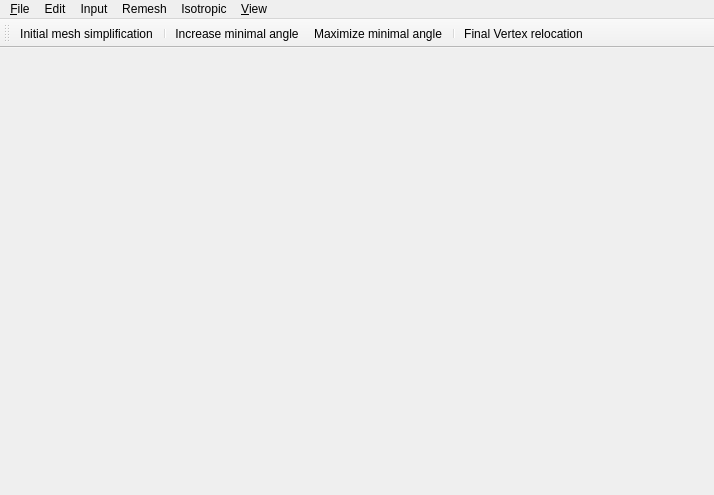
<?xml version="1.0" encoding="UTF-8"?>
<ui version="4.0">
 <class>MainWindow</class>
 <widget class="QMainWindow" name="MainWindow">
  <property name="geometry">
   <rect>
    <x>0</x>
    <y>0</y>
    <width>714</width>
    <height>495</height>
   </rect>
  </property>
  <property name="windowTitle">
   <string>RobustRemeshing</string>
  </property>
  <property name="windowIcon">
   <iconset resource="robust_remeshing.qrc">
    <normaloff>:/cgal/icons/resources/cgal_logo.xpm</normaloff>:/cgal/icons/resources/cgal_logo.xpm</iconset>
  </property>
  <property name="styleSheet">
   <string notr="true"/>
  </property>
  <property name="locale">
   <locale language="English" country="UnitedStates"/>
  </property>
  <widget class="QWidget" name="centralwidget">
   <property name="autoFillBackground">
    <bool>false</bool>
   </property>
   <property name="styleSheet">
    <string notr="true"/>
   </property>
   <layout class="QGridLayout" name="gridLayout">
    <item row="1" column="0">
     <widget class="Viewer" name="viewer" native="true">
      <property name="layoutDirection">
       <enum>Qt::LeftToRight</enum>
      </property>
      <property name="autoFillBackground">
       <bool>true</bool>
      </property>
      <property name="locale">
       <locale language="English" country="UnitedStates"/>
      </property>
     </widget>
    </item>
   </layout>
  </widget>
  <widget class="QMenuBar" name="menubar">
   <property name="geometry">
    <rect>
     <x>0</x>
     <y>0</y>
     <width>714</width>
     <height>30</height>
    </rect>
   </property>
   <widget class="QMenu" name="menuFile">
    <property name="title">
     <string>&amp;File</string>
    </property>
    <addaction name="actionFile_open"/>
    <addaction name="actionFile_open_input"/>
    <addaction name="actionFile_open_remesh"/>
    <addaction name="actionFile_save_remesh_as"/>
    <addaction name="separator"/>
    <addaction name="actionFile_quit"/>
   </widget>
   <widget class="QMenu" name="menuView">
    <property name="title">
     <string>&amp;View</string>
    </property>
    <widget class="QMenu" name="menuView_facet_sample_properties">
     <property name="title">
      <string>Facet sample properties</string>
     </property>
     <addaction name="actionView_facet_feature_intensities"/>
     <addaction name="actionView_facet_capacities"/>
     <addaction name="actionView_facet_weights"/>
    </widget>
    <widget class="QMenu" name="menuView_all_sample_properties">
     <property name="title">
      <string>All sample properties</string>
     </property>
     <addaction name="actionView_all_sample_feature_intensities"/>
     <addaction name="actionView_all_sample_capacities"/>
     <addaction name="actionView_all_sample_weights"/>
    </widget>
    <widget class="QMenu" name="menuView_vertex_sample_properties">
     <property name="title">
      <string>Vertex sample properties</string>
     </property>
     <addaction name="actionView_vertex_feature_intensities"/>
     <addaction name="actionView_vertex_capacities"/>
     <addaction name="actionView_vertex_weights"/>
    </widget>
    <widget class="QMenu" name="menuView_edge_sample_properties">
     <property name="title">
      <string>Edge sample properties</string>
     </property>
     <addaction name="actionView_edge_feature_intensities"/>
     <addaction name="actionView_edge_capacities"/>
     <addaction name="actionView_edge_weights"/>
    </widget>
    <widget class="QMenu" name="menuView_polyhedron_properties">
     <property name="title">
      <string>Polyhedron properties</string>
     </property>
     <widget class="QMenu" name="menuView_samples_and_links">
      <property name="title">
       <string>Samples and links</string>
      </property>
      <addaction name="actionView_facet_in_start_points"/>
      <addaction name="actionView_facet_in_end_points"/>
      <addaction name="actionView_facet_in_links"/>
      <addaction name="actionView_facet_out_start_points"/>
      <addaction name="actionView_facet_out_end_points"/>
      <addaction name="actionView_facet_out_links"/>
      <addaction name="separator"/>
      <addaction name="actionView_edge_in_start_points"/>
      <addaction name="actionView_edge_in_end_points"/>
      <addaction name="actionView_edge_in_links"/>
      <addaction name="actionView_edge_out_start_points"/>
      <addaction name="actionView_edge_out_end_points"/>
      <addaction name="actionView_edge_out_links"/>
      <addaction name="separator"/>
      <addaction name="actionView_vertex_in_start_points"/>
      <addaction name="actionView_vertex_in_end_points"/>
      <addaction name="actionView_vertex_in_links"/>
      <addaction name="actionView_vertex_out_start_points"/>
      <addaction name="actionView_vertex_out_end_points"/>
      <addaction name="actionView_vertex_out_links"/>
     </widget>
     <addaction name="actionView_minimal_angle"/>
     <addaction name="separator"/>
     <addaction name="actionView_polyhedron_facets_plain"/>
     <addaction name="actionView_polyhedron_facets_errors"/>
     <addaction name="separator"/>
     <addaction name="menuView_samples_and_links"/>
    </widget>
    <widget class="QMenu" name="menuView_feature_intensities">
     <property name="title">
      <string>Feature intensities</string>
     </property>
     <addaction name="actionView_polyhedron_facets_ifi"/>
     <addaction name="actionView_element_classifications"/>
     <addaction name="separator"/>
     <addaction name="actionView_gaussian_curvatures"/>
     <addaction name="actionView_maximal_normal_dihedrals"/>
     <addaction name="separator"/>
     <addaction name="actionView_normal_dihedrals"/>
    </widget>
    <addaction name="actionView_input"/>
    <addaction name="actionView_remesh"/>
    <addaction name="actionView_toggle_input_remesh"/>
    <addaction name="separator"/>
    <addaction name="actionView_polyhedron_edges"/>
    <addaction name="menuView_feature_intensities"/>
    <addaction name="menuView_polyhedron_properties"/>
    <addaction name="separator"/>
    <addaction name="menuView_all_sample_properties"/>
    <addaction name="menuView_vertex_sample_properties"/>
    <addaction name="menuView_edge_sample_properties"/>
    <addaction name="menuView_facet_sample_properties"/>
    <addaction name="separator"/>
   </widget>
   <widget class="QMenu" name="menuInput">
    <property name="title">
     <string>Input</string>
    </property>
    <addaction name="actionInput_eliminate_degenerations"/>
    <addaction name="actionInput_split_long_edges"/>
    <addaction name="separator"/>
    <addaction name="actionInput_properties"/>
   </widget>
   <widget class="QMenu" name="menuRemesh">
    <property name="title">
     <string>Remesh</string>
    </property>
    <addaction name="actionRemesh_reset_from_input"/>
    <addaction name="actionRemesh_generate_links"/>
    <addaction name="separator"/>
    <addaction name="actionRemesh_properties"/>
   </widget>
   <widget class="QMenu" name="menuEdit">
    <property name="title">
     <string>Edit</string>
    </property>
    <addaction name="actionEdit_copy_snapshot"/>
    <addaction name="actionEdit_save_snapshot"/>
    <addaction name="separator"/>
    <addaction name="actionEdit_parameter_settings"/>
   </widget>
   <widget class="QMenu" name="menuIsotropic">
    <property name="title">
     <string>Isotropic</string>
    </property>
    <widget class="QMenu" name="menuGreedy_improve_angle">
     <property name="title">
      <string>Greedy improve angle</string>
     </property>
     <addaction name="actionIsotropic_split_local_longest_edge"/>
     <addaction name="actionIsotropic_increase_minimal_angle"/>
     <addaction name="actionIsotropic_maximize_minimal_angle"/>
    </widget>
    <addaction name="actionIsotropic_remeshing"/>
    <addaction name="separator"/>
    <addaction name="actionIsotropic_initial_mesh_simplification"/>
    <addaction name="menuGreedy_improve_angle"/>
    <addaction name="actionIsotropic_final_Vertex_relocation"/>
   </widget>
   <addaction name="menuFile"/>
   <addaction name="menuEdit"/>
   <addaction name="menuInput"/>
   <addaction name="menuRemesh"/>
   <addaction name="menuIsotropic"/>
   <addaction name="menuView"/>
  </widget>
  <widget class="QToolBar" name="toolBar">
   <property name="windowTitle">
    <string>toolBar</string>
   </property>
   <attribute name="toolBarArea">
    <enum>TopToolBarArea</enum>
   </attribute>
   <attribute name="toolBarBreak">
    <bool>false</bool>
   </attribute>
   <addaction name="actionIsotropic_initial_mesh_simplification"/>
   <addaction name="separator"/>
   <addaction name="actionIsotropic_increase_minimal_angle"/>
   <addaction name="actionIsotropic_maximize_minimal_angle"/>
   <addaction name="separator"/>
   <addaction name="actionIsotropic_final_Vertex_relocation"/>
  </widget>
  <action name="actionFile_quit">
   <property name="text">
    <string>&amp;Quit</string>
   </property>
   <property name="shortcut">
    <string>Ctrl+Q</string>
   </property>
  </action>
  <action name="actionEdit_save_snapshot">
   <property name="text">
    <string>Save snapshot...</string>
   </property>
  </action>
  <action name="actionEdit_copy_snapshot">
   <property name="text">
    <string>Copy snapshot</string>
   </property>
  </action>
  <action name="actionEdit_parameter_settings">
   <property name="text">
    <string>Options...</string>
   </property>
   <property name="shortcut">
    <string>O</string>
   </property>
  </action>
  <action name="actionView_input">
   <property name="text">
    <string>Input</string>
   </property>
   <property name="shortcut">
    <string>I</string>
   </property>
  </action>
  <action name="actionView_remesh">
   <property name="text">
    <string>Remesh</string>
   </property>
   <property name="shortcut">
    <string>R</string>
   </property>
  </action>
  <action name="actionView_toggle_input_remesh">
   <property name="text">
    <string>Toggle input/remesh</string>
   </property>
   <property name="shortcut">
    <string>Space</string>
   </property>
  </action>
  <action name="actionFile_open">
   <property name="text">
    <string>Open...</string>
   </property>
  </action>
  <action name="actionRemesh_reset_from_input">
   <property name="text">
    <string>Reset from input</string>
   </property>
  </action>
  <action name="actionFile_save_remesh_as">
   <property name="text">
    <string>Save remesh as...</string>
   </property>
  </action>
  <action name="actionInput_eliminate_degenerations">
   <property name="text">
    <string>Eliminate degenerations</string>
   </property>
  </action>
  <action name="actionInput_properties">
   <property name="text">
    <string>Properties...</string>
   </property>
  </action>
  <action name="actionRemesh_properties">
   <property name="text">
    <string>Properties...</string>
   </property>
  </action>
  <action name="actionView_facet_in_start_points">
   <property name="checkable">
    <bool>true</bool>
   </property>
   <property name="text">
    <string>Facet in start points</string>
   </property>
  </action>
  <action name="actionView_facet_in_end_points">
   <property name="checkable">
    <bool>true</bool>
   </property>
   <property name="text">
    <string>Facet in end points</string>
   </property>
  </action>
  <action name="actionView_facet_in_links">
   <property name="checkable">
    <bool>true</bool>
   </property>
   <property name="text">
    <string>Facet in links</string>
   </property>
  </action>
  <action name="actionView_facet_out_start_points">
   <property name="checkable">
    <bool>true</bool>
   </property>
   <property name="text">
    <string>Facet out start points</string>
   </property>
  </action>
  <action name="actionView_facet_out_end_points">
   <property name="checkable">
    <bool>true</bool>
   </property>
   <property name="text">
    <string>Facet out end points</string>
   </property>
  </action>
  <action name="actionView_facet_out_links">
   <property name="checkable">
    <bool>true</bool>
   </property>
   <property name="text">
    <string>Facet out links</string>
   </property>
  </action>
  <action name="actionView_edge_in_start_points">
   <property name="checkable">
    <bool>true</bool>
   </property>
   <property name="text">
    <string>Edge in start points</string>
   </property>
  </action>
  <action name="actionView_edge_in_end_points">
   <property name="checkable">
    <bool>true</bool>
   </property>
   <property name="text">
    <string>Edge in end points</string>
   </property>
  </action>
  <action name="actionView_edge_in_links">
   <property name="checkable">
    <bool>true</bool>
   </property>
   <property name="text">
    <string>Edge in links</string>
   </property>
  </action>
  <action name="actionView_edge_out_start_points">
   <property name="checkable">
    <bool>true</bool>
   </property>
   <property name="text">
    <string>Edge out start points</string>
   </property>
  </action>
  <action name="actionView_edge_out_end_points">
   <property name="checkable">
    <bool>true</bool>
   </property>
   <property name="text">
    <string>Edge out end points</string>
   </property>
  </action>
  <action name="actionView_edge_out_links">
   <property name="checkable">
    <bool>true</bool>
   </property>
   <property name="text">
    <string>Edge out links</string>
   </property>
  </action>
  <action name="actionView_vertex_in_start_points">
   <property name="checkable">
    <bool>true</bool>
   </property>
   <property name="text">
    <string>Vertex in start points</string>
   </property>
  </action>
  <action name="actionView_vertex_in_end_points">
   <property name="checkable">
    <bool>true</bool>
   </property>
   <property name="text">
    <string>Vertex in end points</string>
   </property>
  </action>
  <action name="actionView_vertex_in_links">
   <property name="checkable">
    <bool>true</bool>
   </property>
   <property name="text">
    <string>Vertex in links</string>
   </property>
  </action>
  <action name="actionView_vertex_out_start_points">
   <property name="checkable">
    <bool>true</bool>
   </property>
   <property name="text">
    <string>Vertex out start points</string>
   </property>
  </action>
  <action name="actionView_vertex_out_end_points">
   <property name="checkable">
    <bool>true</bool>
   </property>
   <property name="text">
    <string>Vertex out end points</string>
   </property>
  </action>
  <action name="actionView_vertex_out_links">
   <property name="checkable">
    <bool>true</bool>
   </property>
   <property name="text">
    <string>Vertex out links</string>
   </property>
  </action>
  <action name="actionRemesh_generate_links">
   <property name="text">
    <string>Generate links</string>
   </property>
   <property name="shortcut">
    <string>G</string>
   </property>
  </action>
  <action name="actionView_minimal_angle">
   <property name="checkable">
    <bool>true</bool>
   </property>
   <property name="checked">
    <bool>true</bool>
   </property>
   <property name="text">
    <string>Minimal angle</string>
   </property>
   <property name="shortcut">
    <string>M</string>
   </property>
  </action>
  <action name="actionView_gaussian_curvatures">
   <property name="text">
    <string>Vertex Gaussian curvatures</string>
   </property>
  </action>
  <action name="actionView_maximal_normal_dihedrals">
   <property name="text">
    <string>Vertex maximal normal dihedrals</string>
   </property>
  </action>
  <action name="actionView_polyhedron_facets_ifi">
   <property name="text">
    <string>Interpolated feature intensities</string>
   </property>
  </action>
  <action name="actionView_normal_dihedrals">
   <property name="text">
    <string>Edge normal dihedrals</string>
   </property>
  </action>
  <action name="actionView_vertex_feature_intensities">
   <property name="text">
    <string>Feature intensities</string>
   </property>
  </action>
  <action name="actionView_vertex_capacities">
   <property name="text">
    <string>Capacities</string>
   </property>
  </action>
  <action name="actionView_vertex_weights">
   <property name="text">
    <string>Weights</string>
   </property>
  </action>
  <action name="actionView_edge_feature_intensities">
   <property name="text">
    <string>Feature intensities</string>
   </property>
  </action>
  <action name="actionView_edge_capacities">
   <property name="text">
    <string>Capacities</string>
   </property>
  </action>
  <action name="actionView_edge_weights">
   <property name="text">
    <string>Weights</string>
   </property>
  </action>
  <action name="actionView_facet_feature_intensities">
   <property name="text">
    <string>Feature intensities</string>
   </property>
  </action>
  <action name="actionView_facet_capacities">
   <property name="text">
    <string>Capacities</string>
   </property>
  </action>
  <action name="actionView_facet_weights">
   <property name="text">
    <string>Weights</string>
   </property>
  </action>
  <action name="actionView_all_sample_feature_intensities">
   <property name="text">
    <string>Feature intensities</string>
   </property>
  </action>
  <action name="actionView_all_sample_capacities">
   <property name="text">
    <string>Capacities</string>
   </property>
  </action>
  <action name="actionView_all_sample_weights">
   <property name="text">
    <string>Weights</string>
   </property>
  </action>
  <action name="actionView_polyhedron_facets_plain">
   <property name="text">
    <string>Plain</string>
   </property>
   <property name="shortcut">
    <string>P</string>
   </property>
  </action>
  <action name="actionView_element_classifications">
   <property name="text">
    <string>Element classifications</string>
   </property>
  </action>
  <action name="actionView_polyhedron_edges">
   <property name="checkable">
    <bool>true</bool>
   </property>
   <property name="checked">
    <bool>true</bool>
   </property>
   <property name="text">
    <string>Polyhedron edges</string>
   </property>
   <property name="shortcut">
    <string>E</string>
   </property>
  </action>
  <action name="actionInput_split_long_edges">
   <property name="text">
    <string>Split long edges</string>
   </property>
  </action>
  <action name="actionIsotropic_increase_minimal_angle">
   <property name="text">
    <string>Increase minimal angle</string>
   </property>
   <property name="shortcut">
    <string>S</string>
   </property>
  </action>
  <action name="actionIsotropic_maximize_minimal_angle">
   <property name="text">
    <string>Maximize minimal angle</string>
   </property>
   <property name="shortcut">
    <string>A</string>
   </property>
  </action>
  <action name="actionIsotropic_initial_mesh_simplification">
   <property name="text">
    <string>Initial mesh simplification</string>
   </property>
  </action>
  <action name="actionIsotropic_final_Vertex_relocation">
   <property name="text">
    <string>Final Vertex relocation</string>
   </property>
  </action>
  <action name="actionIsotropic_remeshing">
   <property name="text">
    <string>Isotropic remeshing</string>
   </property>
  </action>
  <action name="actionView_polyhedron_facets_errors">
   <property name="text">
    <string>Facet errors</string>
   </property>
  </action>
  <action name="actionFile_open_input">
   <property name="text">
    <string>Open input...</string>
   </property>
  </action>
  <action name="actionFile_open_remesh">
   <property name="text">
    <string>Open remesh...</string>
   </property>
  </action>
  <action name="actionIsotropic_split_local_longest_edge">
   <property name="text">
    <string>Split local longest edge</string>
   </property>
  </action>
 </widget>
 <customwidgets>
  <customwidget>
   <class>Viewer</class>
   <extends>QWidget</extends>
   <header>viewer.h</header>
  </customwidget>
 </customwidgets>
 <resources>
  <include location="robust_remeshing.qrc"/>
 </resources>
 <connections/>
</ui>
